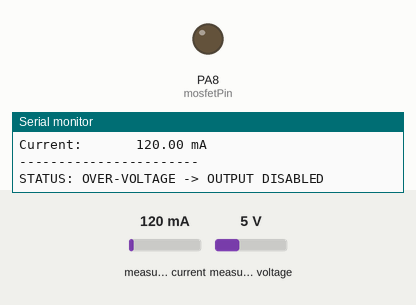
This program was run on a simulated STM32 Blue Pill. Parts: output pins drawn as LEDs (lit = HIGH), the last lines printed to the serial monitor. Inputs (shaded band) come from the test bench; at power-on: measured voltage 5 V, measured current 120 mA.

Above: at 3.2 s.
3.3 s: measured voltage set to 3.3 V
4.8 s: measured voltage set to 2.9 V
At 6.1 s:
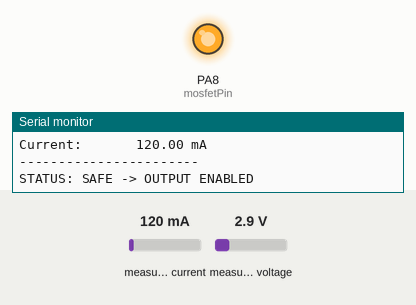
6.5 s: measured voltage set to 3.8 V
At 7.6 s:
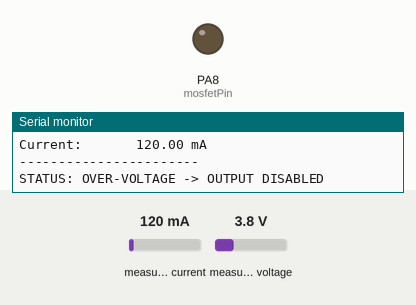
8.0 s: measured voltage set to 3.1 V
At 9.1 s:
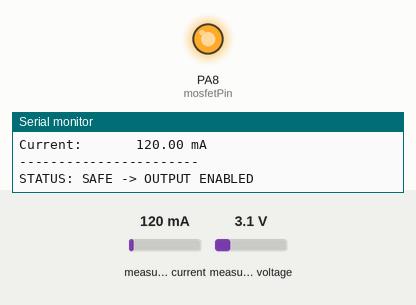
Timing chart, 0 to 10.5 s (numbered marks = the images above; inputs shaded):
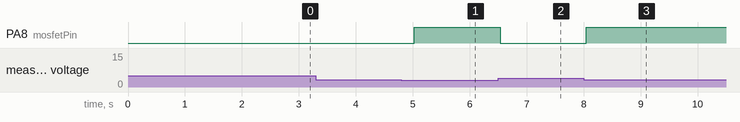

The program:

main.cpp
```cpp
#include <Arduino.h>
#include <Wire.h>
#include <Adafruit_INA219.h>

Adafruit_INA219 ina219;

const int mosfetPin = PA8;

void setup() {
  Serial.begin(115200);

  delay(2000);
  Serial.println("STM32 Power Distribution System Starting...");

  pinMode(mosfetPin, OUTPUT);
  digitalWrite(mosfetPin, LOW);

  if (!ina219.begin()) {
    Serial.println("Failed to find INA219 chip. Check wiring!");
    while (1) { delay(10); }
  }

  Serial.println("INA219 Connected. Monitoring Power...");
}

void loop() {
  float loadVoltage = ina219.getBusVoltage_V();
  float current_mA = ina219.getCurrent_mA();

  Serial.print("Bus Voltage:   ");
  Serial.print(loadVoltage);
  Serial.println(" V");

  Serial.print("Current:       ");
  Serial.print(current_mA);
  Serial.println(" mA");
  Serial.println("-----------------------");

  if (loadVoltage >= 2.80 && loadVoltage <= 3.20) {
    digitalWrite(mosfetPin, HIGH);
    Serial.println("STATUS: SAFE -> OUTPUT ENABLED");
  } else {
    digitalWrite(mosfetPin, LOW);

    if (loadVoltage < 2.80) {
      Serial.println("STATUS: UNDER-VOLTAGE -> OUTPUT DISABLED");
    } else {
      Serial.println("STATUS: OVER-VOLTAGE -> OUTPUT DISABLED");
    }
  }

  Serial.println();

  delay(500);
}
```

Measured:
- the behaviour switches between 3.2 and 3.1 V on measured voltage (found by bisection; images 0 and 1)
- after the input at 4.8 s, PA8 (mosfetPin): LOW → HIGH after 0.22 s
- after the input at 6.5 s, PA8 (mosfetPin): HIGH → LOW at once
- after the input at 8.0 s, PA8 (mosfetPin): LOW → HIGH after 0.05 s
